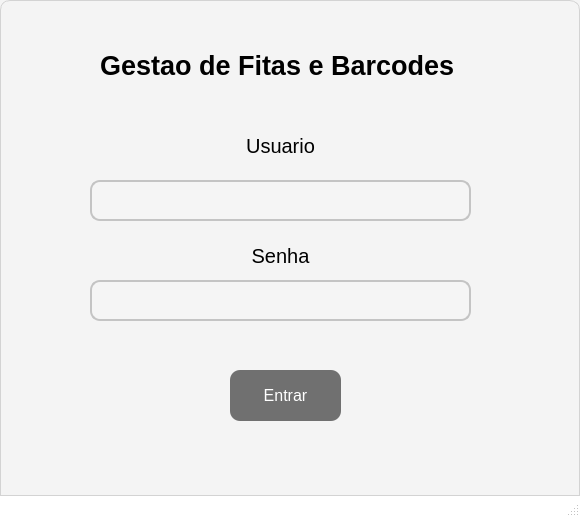
<?xml version="1.0" encoding="UTF-8"?>
<ui version="4.0">
 <class>MainWindow</class>
 <widget class="QMainWindow" name="MainWindow">
  <property name="geometry">
   <rect>
    <x>0</x>
    <y>0</y>
    <width>580</width>
    <height>517</height>
   </rect>
  </property>
  <property name="font">
   <font>
    <weight>75</weight>
    <bold>true</bold>
   </font>
  </property>
  <property name="windowTitle">
   <string>MainWindow</string>
  </property>
  <property name="styleSheet">
   <string notr="true">QMainWindow {
    background-color: #f4f4f4; /* Fundo claro */
    border: 1px solid #d3d3d3; /* Bordas sutis */
    border-radius: 10px; /* Bordas arredondadas */
}

QMenuBar {
    background-color: #ffffff; /* Fundo do menu */
    border-bottom: 1px solid #d3d3d3; /* Linha separadora */
    font-size: 14px;
}

QMenuBar::item {
    padding: 5px 15px;
    background-color: transparent;
}

QMenuBar::item:selected {
    background-color: #e0e0e0; /* Destaque ao passar o mouse */
}

QStatusBar {
    background-color: #ffffff;
    border-top: 1px solid #d3d3d3;
    font-size: 12px;
    color: #606060;
}
</string>
  </property>
  <widget class="QWidget" name="centralwidget">
   <widget class="QLineEdit" name="txtUsuario">
    <property name="geometry">
     <rect>
      <x>90</x>
      <y>180</y>
      <width>381</width>
      <height>41</height>
     </rect>
    </property>
    <property name="styleSheet">
     <string notr="true">QLineEdit {
    border: 2px solid #c4c4c4;
    border-radius: 10px;
    padding: 8px;
    font-size: 14px;
    background-color: #f5f5f5;
}
QLineEdit:focus {
    border: 2px solid #6c63ff;
}</string>
    </property>
   </widget>
   <widget class="QLineEdit" name="txtSenha">
    <property name="geometry">
     <rect>
      <x>90</x>
      <y>280</y>
      <width>381</width>
      <height>41</height>
     </rect>
    </property>
    <property name="styleSheet">
     <string notr="true">QLineEdit {
    border: 2px solid #c4c4c4;
    border-radius: 10px;
    padding: 8px;
    font-size: 14px;
    background-color: #f5f5f5;
}
QLineEdit:focus {
    border: 2px solid #6c63ff;
}</string>
    </property>
   </widget>
   <widget class="QPushButton" name="btnEntrar">
    <property name="geometry">
     <rect>
      <x>230</x>
      <y>370</y>
      <width>111</width>
      <height>51</height>
     </rect>
    </property>
    <property name="styleSheet">
     <string notr="true">QPushButton {
    background-color: #707070;
	color: rgb(161, 161, 161);
    border-radius: 10px;
    color: white;
    font-size: 16px;
    padding: 10px;
}
QPushButton:hover {
    background-color: #5a52d4;
}</string>
    </property>
    <property name="text">
     <string>Entrar</string>
    </property>
   </widget>
   <widget class="QLabel" name="label_3">
    <property name="geometry">
     <rect>
      <x>90</x>
      <y>130</y>
      <width>381</width>
      <height>31</height>
     </rect>
    </property>
    <property name="font">
     <font>
      <pointsize>15</pointsize>
      <weight>50</weight>
      <bold>false</bold>
     </font>
    </property>
    <property name="text">
     <string>Usuario</string>
    </property>
    <property name="alignment">
     <set>Qt::AlignCenter</set>
    </property>
   </widget>
   <widget class="QLabel" name="label_4">
    <property name="geometry">
     <rect>
      <x>90</x>
      <y>240</y>
      <width>381</width>
      <height>31</height>
     </rect>
    </property>
    <property name="font">
     <font>
      <pointsize>15</pointsize>
      <weight>50</weight>
      <bold>false</bold>
     </font>
    </property>
    <property name="text">
     <string>Senha</string>
    </property>
    <property name="alignment">
     <set>Qt::AlignCenter</set>
    </property>
   </widget>
   <widget class="QLabel" name="label_8">
    <property name="geometry">
     <rect>
      <x>100</x>
      <y>50</y>
      <width>371</width>
      <height>31</height>
     </rect>
    </property>
    <property name="font">
     <font>
      <pointsize>20</pointsize>
      <weight>75</weight>
      <bold>true</bold>
      <underline>false</underline>
      <strikeout>false</strikeout>
     </font>
    </property>
    <property name="styleSheet">
     <string notr="true">color:rgb(0, 0, 0)</string>
    </property>
    <property name="text">
     <string>Gestao de Fitas e Barcodes</string>
    </property>
   </widget>
  </widget>
  <widget class="QMenuBar" name="menubar">
   <property name="geometry">
    <rect>
     <x>0</x>
     <y>0</y>
     <width>580</width>
     <height>30</height>
    </rect>
   </property>
  </widget>
  <widget class="QStatusBar" name="statusbar"/>
 </widget>
 <resources/>
 <connections/>
</ui>
